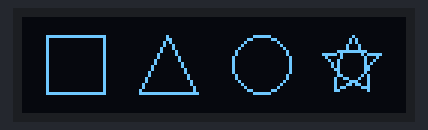
The program below on a simulated Raspberry Pi (BCM pin numbers). On the bench: 128×32 one-colour display. At 0.1 s the program stops and its outputs stay as they are.

Above: at 0.1 s.

The program:

oled_shapes.py
```python
# oled_shapes.py

import board, busio, math
from adafruit_ssd1306 import SSD1306_I2C
from PIL import Image, ImageDraw

# I2C 초기화
i2c = busio.I2C(board.SCL, board.SDA)

# OLED 디스플레이 설정 (128x32 해상도, I2C 주소 0x3C)
width = 128
height = 32

oled = SSD1306_I2C(width, height, i2c)

# 디스플레이 초기화
oled.fill(0)
oled.show()

# 이미지 생성
image = Image.new("1", (width, height))
draw = ImageDraw.Draw(image)

# 도형 크기 및 간격 설정
usable_height = height - 10  # 위/아래 마진 합: 10 (5픽셀씩)
shape_size = 20  # 각 도형의 크기
gap = 12  # 도형 간의 간격
start_x = 8  # 첫 번째 도형의 시작 X 좌표

# 1. 정사각형
square_x1 = start_x
square_x2 = square_x1 + shape_size - 1
draw.rectangle((square_x1, 6, square_x2, 6 + shape_size - 1), outline=255, fill=0)

# 2. 정삼각형
triangle_x1 = square_x2 + gap
triangle_x2 = triangle_x1 + shape_size - 1
triangle_points = [
    (triangle_x1, 6 + shape_size - 1),  # 아래 왼쪽
    (triangle_x2, 6 + shape_size - 1),  # 아래 오른쪽
    ((triangle_x1 + triangle_x2) // 2, 6),  # 위쪽
]
draw.polygon(triangle_points, outline=255, fill=0)

# 3. 원
circle_x1 = triangle_x2 + gap
circle_x2 = circle_x1 + shape_size - 1
draw.ellipse((circle_x1, 6, circle_x2, 6 + shape_size - 1), outline=255, fill=0)

# 4. 별
star_x1 = circle_x2 + gap
star_x2 = star_x1 + shape_size - 1
center_x = (star_x1 + star_x2) // 2
center_y = 6 + shape_size // 2
outer_radius = shape_size // 2
inner_radius = outer_radius // 2

# 별의 5개 꼭짓점과 안쪽 점 계산
star_points = []
for i in range(10):
    angle = math.radians(72 * i)  # 각도 계산 (360 / 5 = 72도)
    radius = outer_radius if i % 2 == 0 else inner_radius
    x = center_x + radius * math.cos(angle - math.pi / 2)
    y = center_y + radius * math.sin(angle - math.pi / 2)
    star_points.append((x, y))

# 별 그리기
draw.polygon(star_points, outline=255, fill=0)

# OLED에 이미지 표시
oled.image(image)
oled.show()
```
